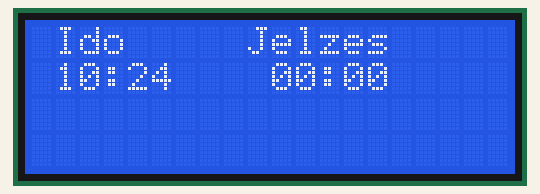
A sketch run on a simulated Arduino Uno, built with avr-gcc and run on an emulated ATmega328P. Shown: 20×4 character LCD. The local clock reads 2024-03-15 10:24:30 at power-on unless the sketch sets it.

Above: at 0.2 s.
At 90.4 s:
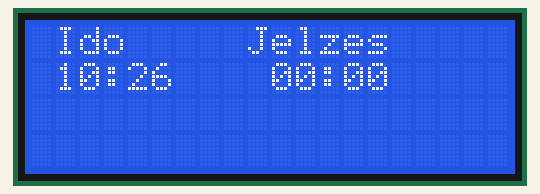

Measured:
- what the display in image 0 shows lasts 30.5 s, from 0.1 s to 30.6 s

The sketch:

commit5.ino
```cpp
#include <Wire.h>
#include <LiquidCrystal_I2C.h>
#include "RTClib.h"

LiquidCrystal_I2C lcd(0x27,20,4);
RTC_DS3231 rtc;

void setup()
{
  lcd.init();

}


void loop()
{
  lcd.init();
  DateTime now = rtc.now();

  lcd.backlight();
  lcd.setCursor(1,0);
  lcd.print("Ido");
  lcd.setCursor(1,1);

   if(now.hour() < 10){
      lcd.print('0');
      lcd.print(now.hour(), DEC);


    }else{
      lcd.print(now.hour(), DEC);

    }
    lcd.print(':');

    if(now.minute() < 10){
      lcd.print('0');
      lcd.print(now.minute(), DEC);

    }else{
        lcd.print(now.minute(), DEC);

    }

    lcd.setCursor(9,0);
    lcd.print("Jelzes");

    lcd.setCursor(10,1);
    lcd.print("00:00");

    delay(1000);
}
```
